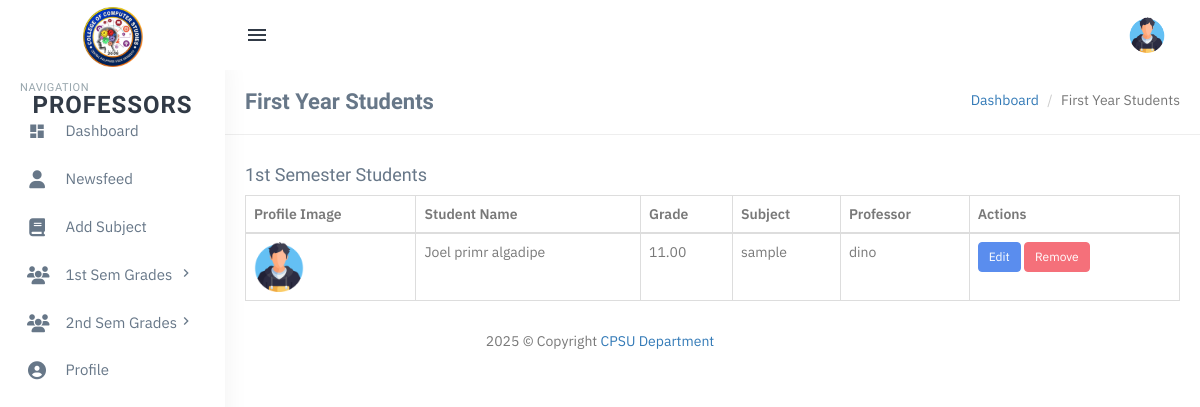
/users/professor/students-1st-year.php (signed in), run on an earlier commit of the app's database.
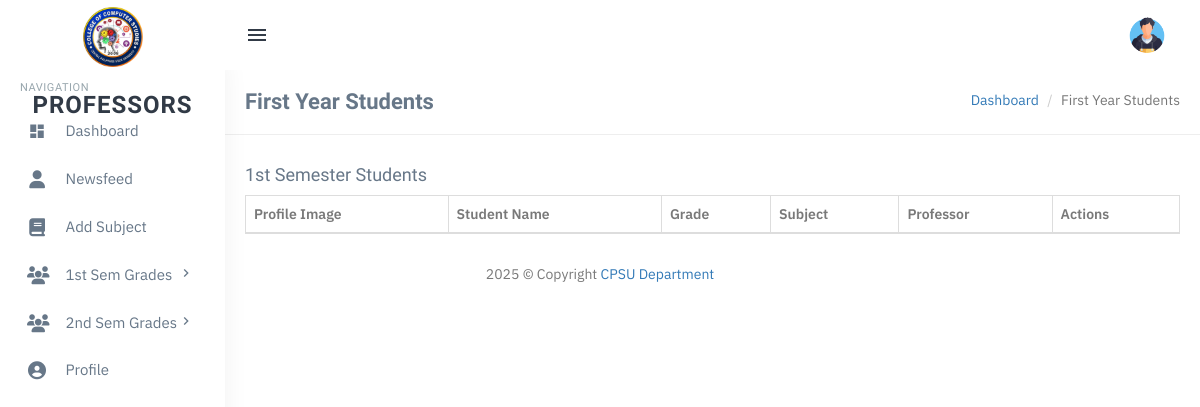
And on a later commit of the database.
### tables this page shows
CREATE TABLE `first_semester_students` (
  `id` int(11) NOT NULL,
  `student_id` int(11) NOT NULL,
  `grade` decimal(5,2) DEFAULT NULL,
  `subject_id` int(11) NOT NULL,
  `professor_id` int(11) DEFAULT NULL,
  `semester` enum('1st Semester','2nd Semester') DEFAULT '1st Semester',
  `date_added` timestamp NOT NULL DEFAULT current_timestamp(),
  `full_name` varchar(255) DEFAULT NULL
);

CREATE TABLE `users` (
  `id` int(11) NOT NULL,
  `full_name` varchar(255) NOT NULL,
  `email` varchar(255) NOT NULL,
  `password` varchar(255) NOT NULL,
  `role` enum('student','professor') NOT NULL,
  `year` varchar(255) DEFAULT NULL,
  `profile_image` varchar(255) DEFAULT './assets/profile-images/default-profile.png',
  `created_at` timestamp NOT NULL DEFAULT current_timestamp(),
  `year_level` varchar(20) DEFAULT 'Unassigned'
);

CREATE TABLE `subjects` (
  `id` int(11) NOT NULL,
  `subject_name` varchar(255) NOT NULL,
  `semester` enum('1st Semester','2nd Semester') NOT NULL,
  `created_at` timestamp NOT NULL DEFAULT current_timestamp()
);

CREATE TABLE `professors` (
  `id` int(11) NOT NULL,
  `full_name` varchar(255) NOT NULL,
  `email` varchar(255) NOT NULL,
  `password` varchar(255) NOT NULL,
  `created_at` timestamp NOT NULL DEFAULT current_timestamp(),
  `profile_image` varchar(255) DEFAULT NULL,
  `year_level` varchar(20) DEFAULT 'Unassigned'
);

### users/professor/students-1st-year.php (the view, shortened to what this page needs)
<?php
include('includes/config.php');
$students_query = mysqli_query($con, "
SELECT u.id AS student_id, u.full_name, u.profile_image, u.created_at,
       fs.grade, fs.subject_id, fs.professor_id,
       s.subject_name, p.full_name AS professor_name
FROM users u
LEFT JOIN first_semester_students fs ON u.id = fs.student_id
LEFT JOIN subjects s ON fs.subject_id = s.id
LEFT JOIN professors p ON fs.professor_id = p.id
WHERE u.role = 'student'
  AND u.year = '1st Year'
ORDER BY u.id ASC
");
$first_sem_students = mysqli_fetch_all($students_query, MYSQLI_ASSOC);
?>
<?php include('includes/topheader.php'); ?>
<?php include('includes/leftsidebar.php'); ?>
<link rel="stylesheet" href="https://cdn.datatables.net/1.13.4/css/jquery.dataTables.min.css">
<div class="content-page">
    <div class="content">
        <div class="container">
            <div class="row">
                <div class="col-xs-12">
                    <div class="page-title-box">
                        <h4 class="page-title">First Year Students</h4>
                        <ol class="breadcrumb p-0 m-0">
                            <li><a href="#">Dashboard</a></li>
                            <li class="active">First Year Students</li>
                        </ol>
                        <div class="clearfix"></div>
                    </div>
                </div>
            </div>
            <h4>1st Semester Students</h4>
            <table id="firstSemesterTable" class="table table-bordered">
                <thead>
                    <tr>
                        <th>Profile Image</th>
                        <th>Student Name</th>
                        <th>Grade</th>
                        <th>Subject</th>
                        <th>Professor</th>
                        <th>Actions</th>
                    </tr>
                </thead>
                <tbody>
                    <?php foreach ($first_sem_students as $student) { ?>
                        <tr>
                            <td>
                                <img src="<?php echo (!empty($student['profile_image']) && file_exists('../student/assets/profile-images/' . basename($student['profile_image'])))
                                                ? '../student/assets/profile-images/' . basename($student['profile_image'])
                                                : '../student/assets/profile-images/default-profile.png'; ?>"
                                    alt="Profile Image" style="width: 50px; height: 50px;">
                            </td>
                            <td><?php echo htmlentities($student['full_name']); ?></td>
                            <td>
                                <?php if (!empty($student['grade'])) { ?>
                                    <span><?php echo $student['grade']; ?></span>
                                <?php } else { ?>
                                    <input type="number" class="form-control grade-input"
                                        data-student-id="<?php echo $student['student_id']; ?>">
                                <?php } ?>
                            </td>
                            <td>
                                <?php if (!empty($student['subject_name'])) { ?>
                                    <span><?php echo $student['subject_name']; ?></span>
                                <?php } ?>
                            </td>
                            <td>
                                <?php if (!empty($student['professor_name'])) { ?>
                                    <span><?php echo $student['professor_name']; ?></span>
                                <?php } ?>
                            </td>
                            <td>
                                <?php if (!empty($student['grade'])) { ?>
                                    <button class="btn btn-primary btn-sm edit-grade-btn"
                                        data-student-id="<?php echo $student['student_id']; ?>"
                                        data-grade="<?php echo $student['grade']; ?>">
                                        Edit
                                    </button>
                                    <form method="POST" action="students-4th-year.php" style="display:inline;">
                                        <button type="submit" class="btn btn-danger btn-sm" onclick="return confirm('Are you sure you want to remove this grade?');">
                                            Remove
                                        </button>
                                    </form>
                                <?php } ?>
                            </td>
                        </tr>
                    <?php } ?>
                </tbody>
            </table>
        </div>
    </div>
</div>
<?php include('includes/footer.php'); ?>

What changed in the data, as far as the page shows it:
removed first_semester_students: student.profile_image (placeholder picture), student.full_name "Joel primr algadipe", grade "11.00", subject.subject_name "sample", professor.full_name "dino"
